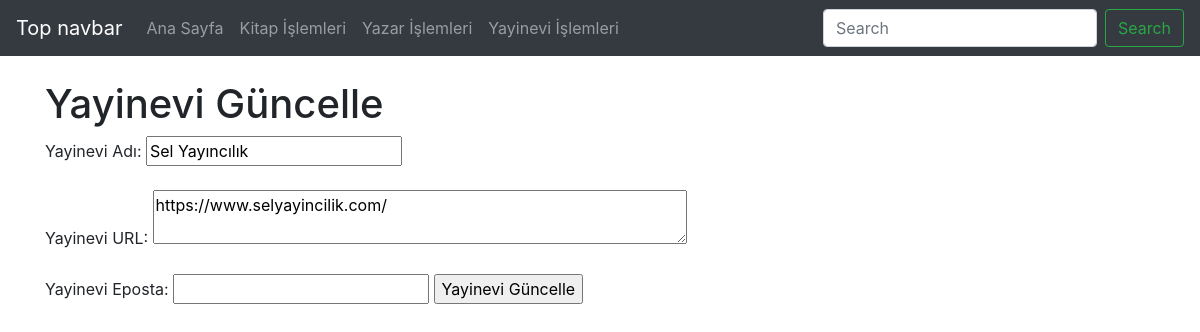
The page /yayinevi_guncellenecek.php?yayineviKayitNo=2 on the database its author committed.
### yayinevi_guncellenecek.php (the view, shortened to what this page needs)
<?php
    require_once("baglanti.php");
    $guncellenecek = mysqli_real_escape_string($baglanti, $_GET["yayineviKayitNo"]);
    $sorgu = mysqli_query($baglanti, "SELECT * FROM yayınevi WHERE yayineviKayitNo = $guncellenecek");
    $satir = mysqli_fetch_assoc($sorgu)
?>
<!DOCTYPE html>
<html lang="tr"><head><meta http-equiv="Content-Type" content="text/html; charset=UTF-8">
<link href="bootstrap.min.css" rel="stylesheet">
    <link href="./katalog_files/navbar-top.css" rel="stylesheet">
  </head>
  <body>
    <nav class="navbar navbar-expand-md navbar-dark bg-dark mb-4">
  <a class="navbar-brand" href="https://getbootstrap.com/docs/4.4/examples/navbar-static/#">Top navbar</a>
  <div class="collapse navbar-collapse" id="navbarCollapse">
    <ul class="navbar-nav mr-auto">
      <li class="nav-item">
        <a class="nav-link" href="index.php">Ana Sayfa </a>
      </li>
      <li class="nav-item">
        <a class="nav-link" href="kitap.php">Kitap İşlemleri</a>
      </li>
      <li class="nav-item">
        <a class="nav-link" href="yazar.php">Yazar İşlemleri</a>
      </li>
      <li class="nav-item">
        <a class="nav-link" href="yayinevi.php">Yayinevi İşlemleri</a>
      </li>
    </ul>
    <form class="form-inline mt-2 mt-md-0">
      <input class="form-control mr-sm-2" type="text" placeholder="Search" aria-label="Search">
      <button class="btn btn-outline-success my-2 my-sm-0" type="submit">Search</button>
    </form>
  </div>
</nav>
<main role="main" class="container">
<h1>Yayinevi Güncelle</h1>
<form action="yayinevi_guncellendi.php" method="post">
    Yayinevi Adı: <input type="text" name="yayineviAdi" value="<?php echo $satir["yayineviAdi"] ;?>"><br><br>
    Yayinevi URL: <textarea name="yayineviURL" rows="2" cols="50"><?php echo $satir["yayineviURL"]?></textarea><br><br>
    Yayinevi Eposta: <input type="text" name="yayineviEposta" value="<?php echo $satir["yayineviEposta"] ;?>">
    <input type="submit" value="Yayinevi Güncelle">
</form>
</main>
</body></html>

### navbar-top.css (style rules this page uses)
body { min-height: 75rem; }

### rows shown on the page
yayınevi: yayineviAdi "Sel Yayıncılık", yayineviURL "https://www.selyayincilik.com/"
